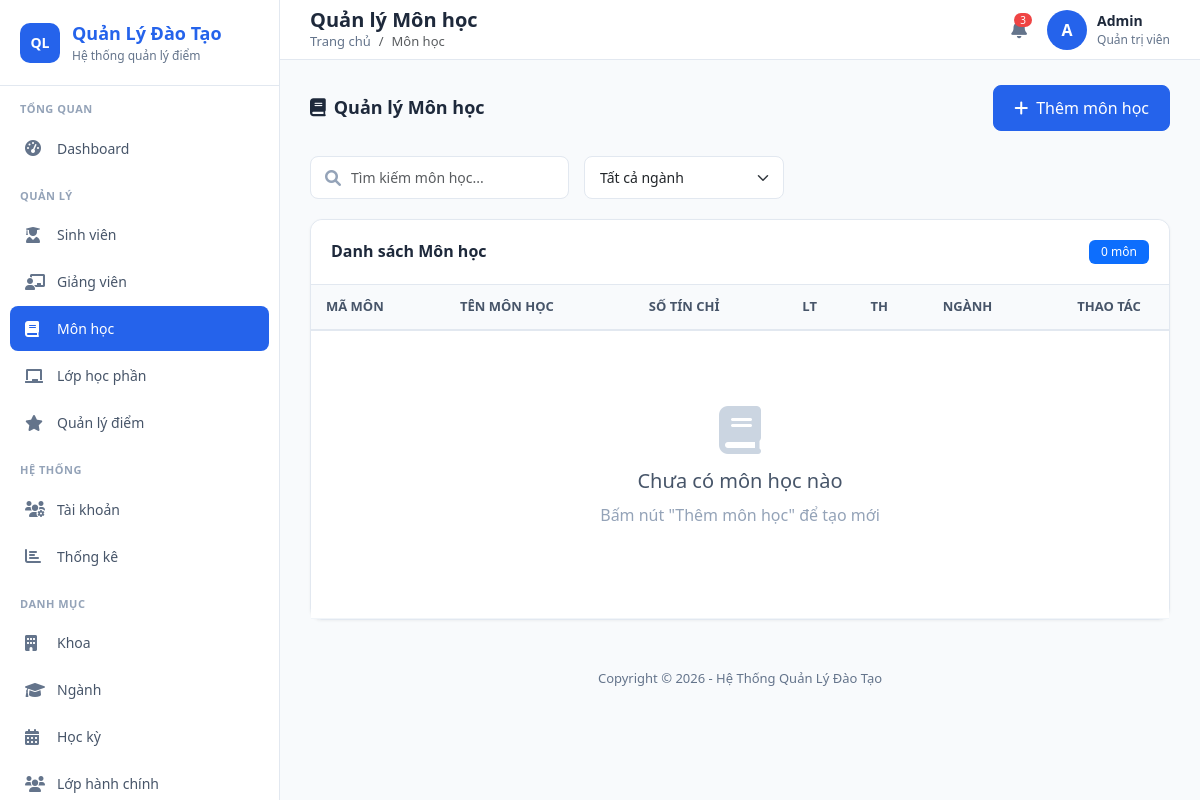
The app's page /public/index.php?url=MonHoc/index, older data.
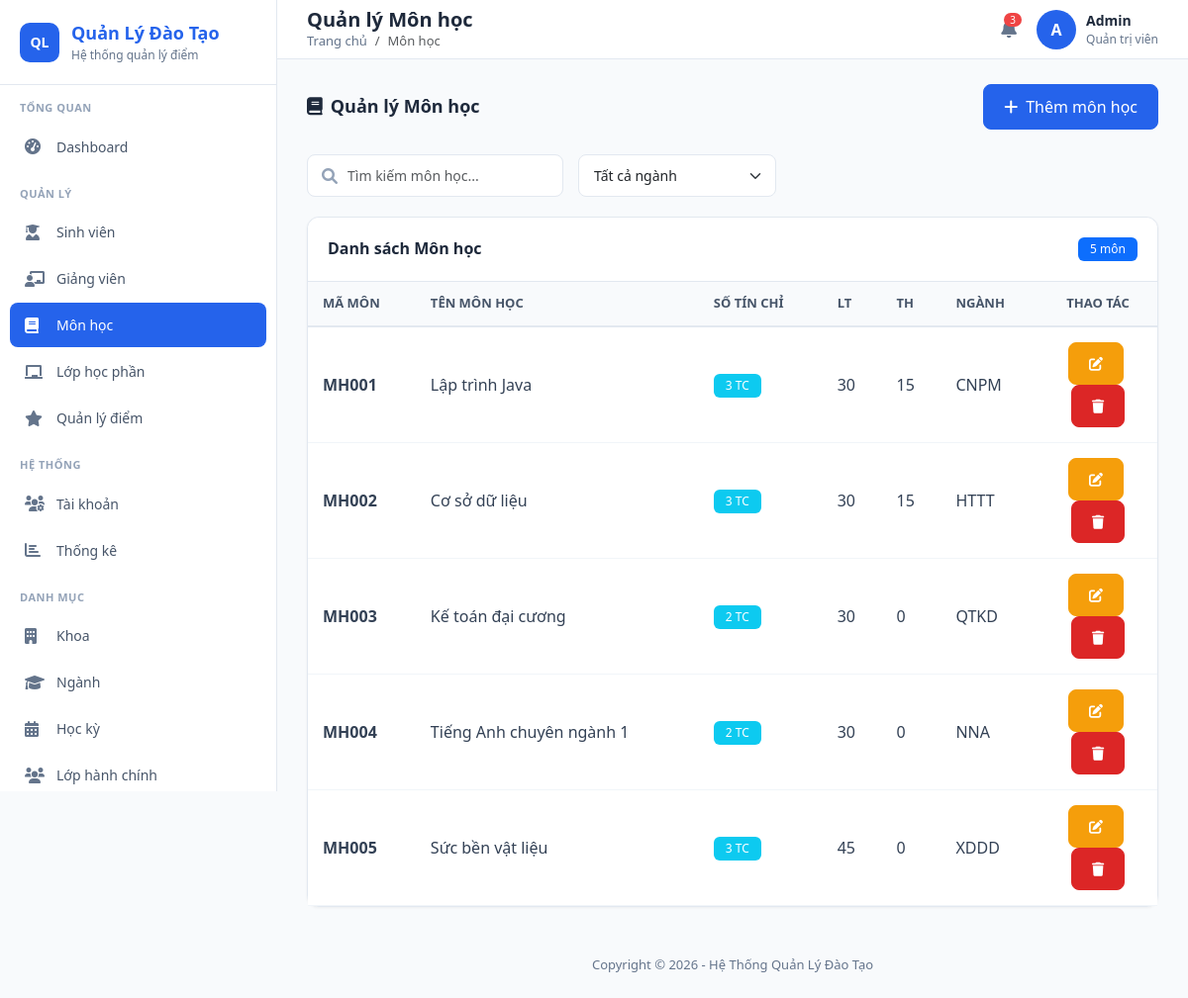
The same page, newer data.
### tables this page shows
CREATE TABLE MON_HOC (
    MaMonHoc VARCHAR(20) PRIMARY KEY,
    TenMonHoc VARCHAR(100) NOT NULL,
    SoTinChi INT NOT NULL CHECK (SoTinChi > 0),
    SoTietLyThuyet INT DEFAULT 0,
    SoTietThucHanh INT DEFAULT 0,
    MaNganh VARCHAR(10),
    FOREIGN KEY (MaNganh) REFERENCES NGANH(MaNganh)
);

### app/controllers/MonHocController.php (called while the page is built, shortened)
<?php
require_once __DIR__ . '/../config/Database.php';
require_once __DIR__ . '/../models/MonHocModel.php';
class MonHocController {
    private $monHocModel;
    public function __construct() {
        $database = new Database();
        $this->db = $database->getConnection();
        $this->monHocModel = new MonHocModel($this->db);
    }
    public function index() {
        $monhocs = $this->monHocModel->readAll();
        $data = [
            'monhocs' => $monhocs,
            'pageTitle' => 'Quản lý Môn học',
            'breadcrumb' => 'Môn học'
        ];
        require_once "../app/views/monhoc/index.php";
    }
}
?>

### app/core/App.php (called while the page is built, shortened)
<?php
class App {
    protected $method = 'index';
    public function __construct() {
        $url = $this->parseUrl();
        if ($url != null && file_exists('../app/controllers/' . ucfirst($url[0]) . 'Controller.php')) {
            unset($url[0]);
        }
        $this->controller = new $this->controller;
        if (isset($url[1])) {
            if (method_exists($this->controller, $url[1])) {
                $this->method = $url[1];
                unset($url[1]);
            }
        }
        $this->params = $url ? array_values($url) : [];
        call_user_func_array([$this->controller, $this->method], $this->params);
    }
    public function parseUrl() {
        if (isset($_GET['url'])) {
            return explode('/', filter_var(rtrim($_GET['url'], '/'), FILTER_SANITIZE_URL));
        }
        return null;
    }
}
?>

### public/index.php (called while the page is built, shortened)
<?php
$app = new App();
?>

### app/config/Database.php (called while the page is built, shortened)
<?php
class Database {
    private $host = 'localhost';
    private $db   = 'qldiem';
    private $user = 'root';
    private $pass = '';
    private $charset = 'utf8mb4';
    public function getConnection() {
        $this->conn = null;
        $dsn = "mysql:host=" . $this->host . ";dbname=" . $this->db . ";charset=" . $this->charset;
        $options = [
            PDO::ATTR_ERRMODE            => PDO::ERRMODE_EXCEPTION,
            PDO::ATTR_DEFAULT_FETCH_MODE => PDO::FETCH_ASSOC,
            PDO::ATTR_EMULATE_PREPARES   => false,
        ];
        try {
            $this->conn = new PDO($dsn, $this->user, $this->pass, $options);
        } catch (PDOException $e) {
            die('Kết nối database thất bại: ' . $e->getMessage());
        }
        return $this->conn;
    }
}
?>

### app/models/MonHocModel.php (called while the page is built, shortened)
<?php
require_once __DIR__ . '/../config/Database.php';
class MonHocModel {
    private $conn;
    private $table_name = "MON_HOC";
    public function __construct($db) {
        $this->conn = $db;
    }
    public function readAll() {
        $query = "SELECT * FROM " . $this->table_name;
        $stmt = $this->conn->prepare($query);
        $stmt->execute();
        return $stmt->fetchAll(PDO::FETCH_ASSOC);
    }
}

### app/views/monhoc/index.php (the view, shortened to what the changed rows need)
<?php require_once '../app/views/layouts/header.php'; ?>
<div class="card">
    <div class="card-header d-flex justify-content-between align-items-center">
        <h5 class="card-title mb-0">Danh sách Môn học</h5>
        <span class="badge bg-primary"><?= count($data['monhocs'] ?? []) ?> môn</span>
    </div>
    <div class="card-body p-0">
        <div class="table-responsive">
            <table class="table" id="dataTable">
                <thead>
                    <tr>
                        <th>Mã môn</th>
                        <th>Tên môn học</th>
                        <th>Số tín chỉ</th>
                        <th>LT</th>
                        <th>TH</th>
                        <th>Ngành</th>
                        <th width="120" class="text-center">Thao tác</th>
                    </tr>
                </thead>
                <tbody>
                    <?php if(!empty($data['monhocs'])): ?>
                        <?php foreach($data['monhocs'] as $mh): ?>
                        <tr>
                            <td><strong><?= $mh['MaMonHoc'] ?></strong></td>
                            <td><?= $mh['TenMonHoc'] ?? $mh['TenMon'] ?? '' ?></td>
                            <td><span class="badge bg-info"><?= $mh['SoTinChi'] ?? 0 ?> TC</span></td>
                            <td><?= $mh['SoTietLyThuyet'] ?? 0 ?></td>
                            <td><?= $mh['SoTietThucHanh'] ?? 0 ?></td>
                            <td><?= $mh['MaNganh'] ?? '' ?></td>
                            <td class="text-center">
                                <a href="index.php?url=MonHoc/edit/<?= $mh['MaMonHoc'] ?>" class="btn btn-sm btn-warning me-1">
                                    <i class="fas fa-edit"></i>
                                </a>
                                <a href="index.php?url=MonHoc/delete/<?= $mh['MaMonHoc'] ?>"
                                   class="btn btn-sm btn-danger" onclick="return confirm('Bạn có chắc chắn muốn xóa?')">
                                    <i class="fas fa-trash"></i>
                                </a>
                            </td>
                        </tr>
                        <?php endforeach; ?>
                    <?php else: ?>
                        <tr>
                            <td colspan="7">
                                <div class="empty-state">
                                    <i class="fas fa-book"></i>
                                    <h5>Chưa có môn học nào</h5>
                                    <p>Bấm nút "Thêm môn học" để tạo mới</p>
                                </div>
                            </td>
                        </tr>
                    <?php endif; ?>
                </tbody>
            </table>
        </div>
    </div>
</div>
<?php require_once '../app/views/layouts/footer.php'; ?>

Row changes from the older to the newer data that the page shows:
added mon_hoc: MaMonHoc "MH001", TenMonHoc "Lập trình Java", SoTinChi "3", SoTietLyThuyet "30", SoTietThucHanh "15", MaNganh "CNPM"
added mon_hoc: MaMonHoc "MH002", TenMonHoc "Cơ sở dữ liệu", SoTinChi "3", SoTietLyThuyet "30", SoTietThucHanh "15", MaNganh "HTTT"
added mon_hoc: MaMonHoc "MH003", TenMonHoc "Kế toán đại cương", SoTinChi "2", SoTietLyThuyet "30", SoTietThucHanh "0", MaNganh "QTKD"
added mon_hoc: MaMonHoc "MH004", TenMonHoc "Tiếng Anh chuyên ngành 1", SoTinChi "2", SoTietLyThuyet "30", SoTietThucHanh "0", MaNganh "NNA"
added mon_hoc: MaMonHoc "MH005", TenMonHoc "Sức bền vật liệu", SoTinChi "3", SoTietLyThuyet "45", SoTietThucHanh "0", MaNganh "XDDD"
Text that changed along with them:
count($data['monhocs'] ?? []): "0" → "5"
text no longer shown: "Chưa có môn học nào Bấm nút \"Thêm môn học\" để tạo mới"
